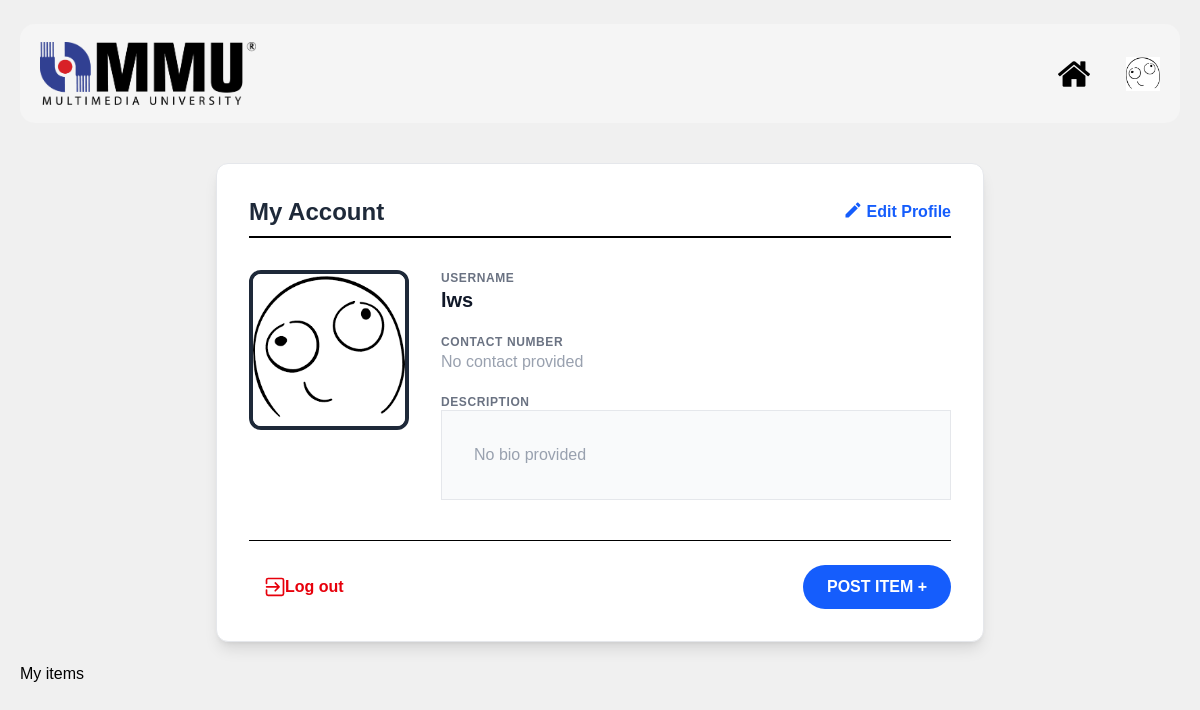
The app's page /profile (signed in) with its own data.
### app.py (models this page shows, shortened)
class User(UserMixin, db.Model):
    id = db.Column(db.Integer, primary_key=True)
    username = db.Column(db.String(50), unique=True, nullable=False)
    email = db.Column(db.String(150), unique=True, nullable=False)
    password_hash = db.Column(db.String(100), nullable=False)
    contact_number = db.Column(db.String(20), nullable=True)
    bio = db.Column(db.String(300), nullable=True)
    profile_pic = db.Column(db.String(), nullable=True)

### app.py (the view)
@app.route('/profile', methods=['GET', 'POST'])
@login_required
def profile():
    if request.method == 'POST':
        if user_id := request.form.get('user_id'):
             print(f"User ID: {user_id}")
        pass
        return redirect(url_for('profile'))
    else:
        return render_template('profile.html', user=current_user)

### app.py (called while the page is built)
@login_manager.user_loader
def load_user(user_id):
    return db.session.get(User, int(user_id))

### templates/profile.html (shortened to what this page needs)
<!DOCTYPE html>
<html lang="en">
<head>
    <link rel="stylesheet" href="{{url_for('static', filename='css/profile.css')}}">
</head>
<body class="bg-gray-100">
    {% include 'header.html' %}
    <div class="max-w-3xl mx-auto mt-10 p-8 bg-white border border-gray-200 rounded-xl shadow-lg">
        <div class="flex justify-between items-center mb-8 pb-2 border-b-2 border-black">
            <h1 class="text-2xl font-bold text-gray-800">My Account</h1>
            <a href="{{ url_for('profile_edit')}}" class="flex gap-1 text-blue-600 font-bold hover:underline">
                <svg class="w-5 h-5 fill-current" viewBox="0 0 24 24" xmlns="http://www.w3.org/2000/svg"><path d="M3 17.25V21h3.75L17.81 9.94l-3.75-3.75L3 17.25zM20.71 7.04c.39-.39.39-1.02 0-1.41l-2.34-2.34c-.39-.39-1.02-.39-1.41 0l-1.83 1.83 3.75 3.75 1.83-1.83z"/></svg>
                Edit Profile
            </a>
        </div>
        <div class="flex flex-row gap-8">
            <div class="shrink-0">
                {% if current_user.profile_pic %}
                    <img src="{{url_for('static', filename='css/pictures/' + current_user.profile_pic)}}" class="w-40 h-40 rounded-xl border-4 border-gray-800">
                {% else %}
                    <img src="{{url_for('static', filename='css/photos/user-icon.png')}}" class="w-40 h-40 rounded-xl border-4 border-gray-800">
                {% endif %}
            </div>
            <div class="flex flex-col gap-5 w-full">
                <div class="flex flex-col">
                    <label class="text-xs font-bold text-gray-500 uppercase tracking-wider">Username</label>
                    <p class="text-xl font-semibold text-gray-900 ">{{current_user.username}}</p>
                </div>
                <div class="flex flex-col">
                    <label class="text-xs font-bold text-gray-500 uppercase tracking-wider">Contact Number</label>
                    <p class="text-gray-800">
                        {% if current_user.contact_number %}
                            {{ current_user.contact_number }}
                        {% else %}
                            <span class="text-gray-400">No contact provided</span>
                        {% endif %}
                    </p>
                </div>
                <div class="flex flex-col">
                    <label class="text-xs font-bold text-gray-500 uppercase tracking-wider">Description</label>
                    <p class="text-gray-800 bg-gray-50 border border-gray-200 p-8">
                        {% if current_user.bio %}
                            {{current_user.bio}}
                        {% else %}
                            <span class="text-gray-400">No bio provided</span>
                        {% endif %}
                    </p>
                </div>
            </div>
        </div>
        <div class="mt-10 pt-6 border-t border-black-600 flex flex-col sm:flex-row justify-between items-center gap-4">
            <a href="{{url_for('logout')}}" class="flex items-center text-red-600 font-bold hover:bg-red-50 px-4 py-2 rounded-lg">
                Log out
            </a>
            <div class="flex items-center gap-4">
                <a href="{{ url_for('item_post')}}" class="bg-blue-600 text-white px-6 py-2.5 rounded-full font-bold hover:bg-blue-700">
                    POST ITEM +
                </a>
            </div>
        </div>
    </div>
    <div class="py-5"><a href="{{url_for('item_market')}}">My items</a></div>
</body>
</html>

### templates/header.html (shortened to what this page needs)
<!DOCTYPE html>
<html lang="en">
<head>
    <link rel="stylesheet" href="{{url_for('static', filename='css/profile.css')}}">
    <link rel="stylesheet" href="{{url_for('static', filename='css/output.css')}}">
</head>
<body>
<div class="nav flex flex-wrap md:flex-nowrap items-center justify-between px-4 sm:px-6 py-1 mt-1 gap-4 bg-white">
    <a href="/home">
            <img src="{{ url_for('static', filename='css/photos/mmu-logo.png')}}" alt="MMU Logo" class="w-36 sm:w-46 md:w-50 lg:w-54 h-auto object-contain my-2">
        </a>
    <div class="flex items-center gap-7 sm:gap-9 md,lg:gap-10 flex-shrink-0 order-2 md:order-3">
        <a href="/home" class="w-8 h-8 block" style="text-decoration: none;">
            <img src="{{ url_for('static', filename='css/photos/home.png') }}" alt="Home Icon">
        </a>
        <a href="/profile" class="hover:opacity-75 transition-opacity" style="text-decoration: none;">
            {% if current_user.profile_pic %}
                <img src="{{ url_for('static', filename='css/pictures/' + current_user.profile_pic) }}" alt="Profile Icon" class="w-7.5 h-7.5 sm:w-8.5 sm:h-8.5 md:h-8.5 md:w-8.5 lg:w-8.5 lg:h-8.5 object-contain">
            {% else %}
                <img src="{{ url_for('static', filename='css/photos/user-icon.png') }}" alt="Profile Icon" class="w-7.5 h-7.5 sm:w-8.5 sm:h-8.5 md:h-8.5 md:w-8.5 lg:w-8.5 lg:h-8.5 object-contain">
            {% endif %}
        </a>
    </div>
</div>
</body>

### static/css/profile.css (style rules this page uses)
h1 { text-align: center; }
body { font-family: Arial, sans-serif; background-color: #f0f0f0; margin: 0; padding: 20px; }
.nav { display: flex; margin-bottom: 20px; justify-content: space-between; padding: 10px 20px; background-color: whitesmoke; border-radius: 15px; }

### records on screen
User: profile_pic (picture), username "lws"
